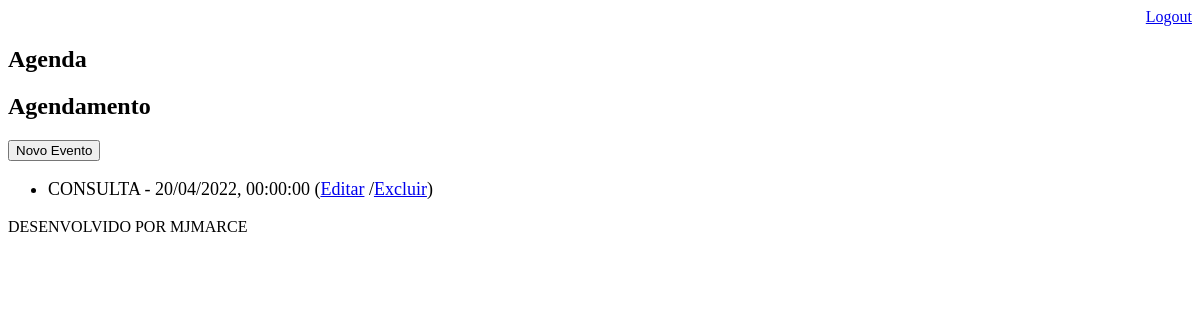
/agenda/ (signed in), run on an earlier commit of the app's database.
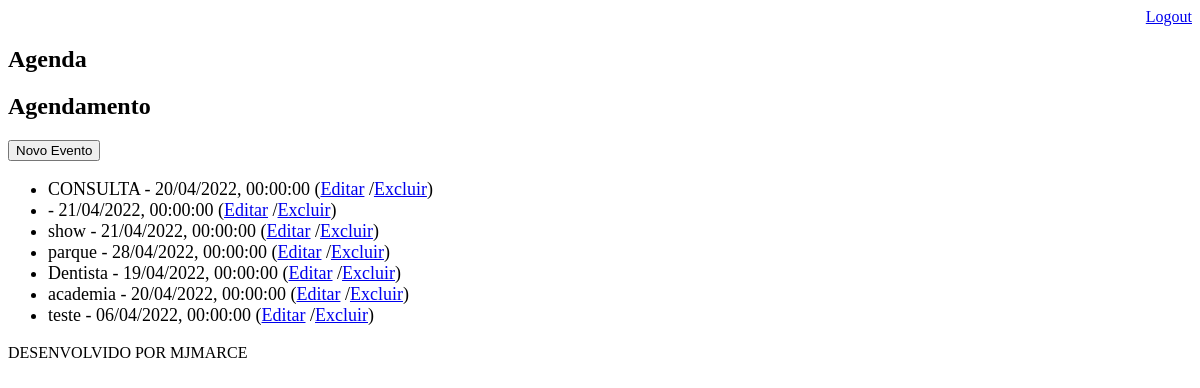
And on a later commit of the database.
### core/models.py (models this page shows, shortened)
class Evento (models.Model):
    titulo = models.CharField(max_length=100)
    descricao = models.TextField(blank=True, null = True)
    data_evento = models.DateField(verbose_name='Data do evento')
    data_criacao = models.DateTimeField(auto_now = True)
    usuario = models.ForeignKey(User, on_delete=models.CASCADE)
    class Meta:
        db_table = 'evento'
    def get_data_evento(self):
        return self.data_evento.strftime("%d/%m/%Y, %H:%M:%S")

### core/views.py (the view)
# urls.py: path('agenda/',views.lista_eventos),
@login_required(login_url='/login/')
def lista_eventos(request):
    usuario = request.user
    evento = Evento.objects.filter(usuario=usuario)
    dados = {'eventos':evento}
    return render(request,'agenda.html', dados)

### template/agenda.html
{% extends "model-page.html" %}
{% block content %}
    <h2>Agendamento</h2>
    <a href="evento/">
        <button type="button">Novo Evento</button>
    </a>
    <ul style="font-size:18px">
        {% for evento in eventos %}
            <li> {{ evento.titulo }} - {{ evento.get_data_evento }}
                (<a href="evento/?id={{ evento.id }}">Editar</a>
                /<a href="evento/delete/{{ evento.id }}/">Excluir</a>)
            </li>
        {% endfor %}
    </ul>
{% endblock %}

What changed in the data, as far as the page shows it:
added Evento: get_data_evento "21/04/2022, 00:00:00"
added Evento: titulo "show", get_data_evento "21/04/2022, 00:00:00"
added Evento: titulo "parque", get_data_evento "28/04/2022, 00:00:00"
added Evento: titulo "Dentista", get_data_evento "19/04/2022, 00:00:00"
added Evento: titulo "academia", get_data_evento "20/04/2022, 00:00:00"
added Evento: titulo "teste", get_data_evento "06/04/2022, 00:00:00"
